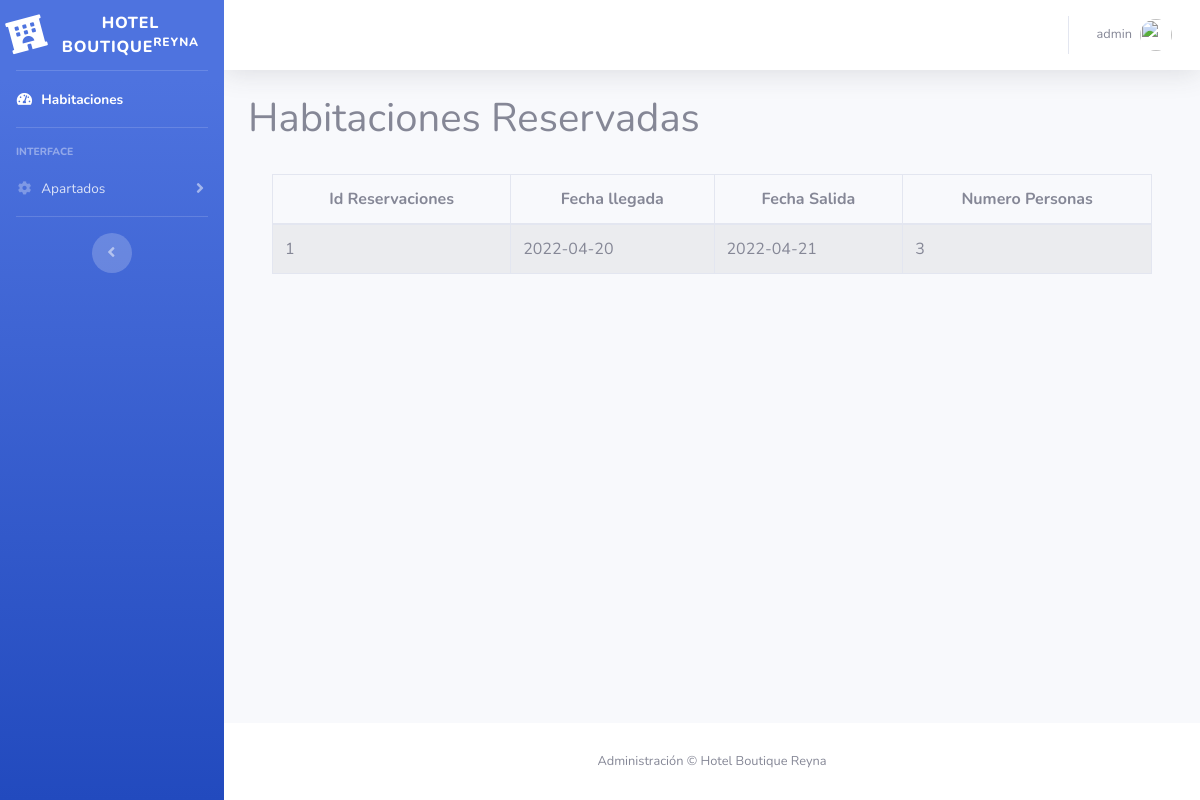
/LOGGIN/dashboard/reservaciones.php (signed in), run on the app's committed database.
### tables this page shows
CREATE TABLE `reserva` (
  `id` int(11) NOT NULL,
  `fecha_llegada` date NOT NULL,
  `fecha_salida` date NOT NULL,
  `num_personas` varchar(8) NOT NULL
);

### LOGGIN/dashboard/reservaciones.php (the view, shortened to what this page needs)
<?php require_once "vistas/parte_superior.php"?>
<div class="container">
    <h1>Habitaciones Reservadas</h1>
 <?php
$objeto = new Conexion();
$conexion = $objeto->Conectar();
$consulta = "SELECT id, fecha_llegada, fecha_salida, num_personas FROM reserva";
$resultado = $conexion->prepare($consulta);
$resultado->execute();
$data=$resultado->fetchAll(PDO::FETCH_ASSOC);
?>
    <br>
<div class="container">
        <div class="row">
                <div class="col-lg-12">
                    <div class="table-responsive">
                        <table id="tablaReserva" class="table table-striped table-bordered table-condensed" style="width:100%">
                        <thead class="text-center">
                            <tr>
                                <th>Id Reservaciones</th>
                                <th>Fecha llegada</th>
                                <th>Fecha Salida</th>
                                <th>Numero Personas</th>
                            </tr>
                        </thead>
                        <tbody>
                            <?php
                            foreach($data as $dat) {
                            ?>
                            <tr>
                                <td><?php echo $dat['id'] ?></td>
                                <td><?php echo $dat['fecha_llegada'] ?></td>
                                <td><?php echo $dat['fecha_salida'] ?></td>
                                <td><?php echo $dat['num_personas'] ?></td>
                            </tr>
                            <?php
                                }
                            ?>
                        </tbody>
                       </table>
                    </div>
                </div>
        </div>
    </div>
</div>
<?php require_once "vistas/parte_inferior.php"?>

### data on the page
reserva: id "1", fecha_llegada "2022-04-20", fecha_salida "2022-04-21", num_personas "3"

### other printed values
$_SESSION["s_usuario"] "admin"
